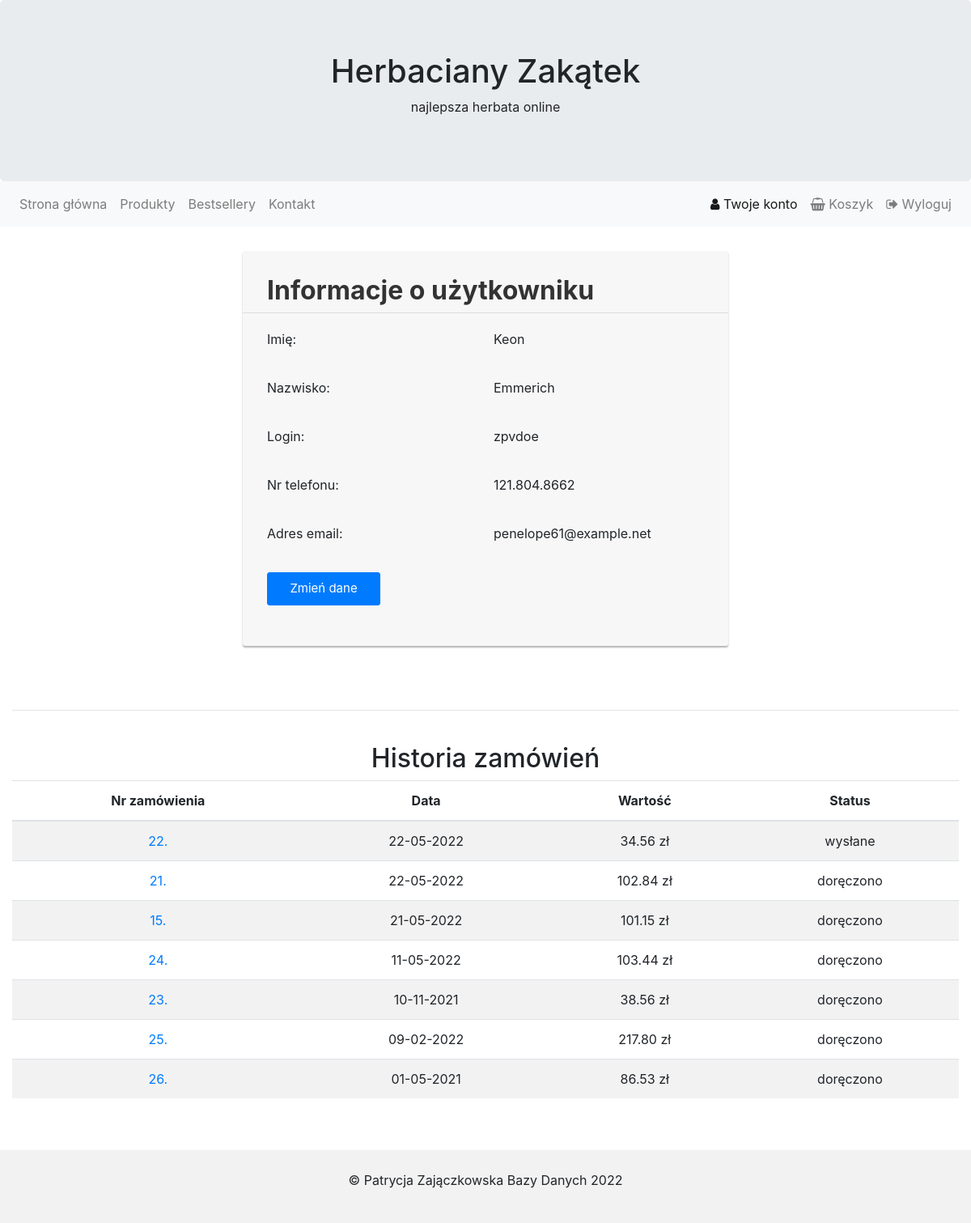
/teashop/user/user.php (signed in), run on the app's committed database.
### tables this page shows
CREATE TABLE `uzytkownicy` (
  `iduzytkownik` int(11) NOT NULL,
  `login` varchar(20) NOT NULL,
  `haslo` varchar(20) NOT NULL,
  `idrola` int(11) NOT NULL,
  `nr_telefonu` varchar(12) DEFAULT NULL,
  `email` varchar(40) NOT NULL,
  `imie` varchar(20) NOT NULL,
  `nazwisko` varchar(30) NOT NULL,
  `data_rejestracji` date DEFAULT NULL
);

CREATE TABLE `zamowienia` (
  `idzamowienie` int(11) NOT NULL,
  `data_zam` datetime NOT NULL,
  `iduzytkownik` int(11) NOT NULL,
  `idstatus` int(11) NOT NULL,
  `iddostawa` int(11) NOT NULL,
  `idplatnosc` int(11) NOT NULL,
  `wartosc_calkowita` decimal(6,2) NOT NULL,
  `adres_kod` varchar(8) NOT NULL,
  `adres_miasto` varchar(30) NOT NULL,
  `adres_ulica` varchar(30) NOT NULL,
  `adres_nr` varchar(5) NOT NULL,
  `adres_lokal` varchar(20) DEFAULT NULL
);

CREATE TABLE `statusy` (
  `idstatus` int(11) NOT NULL,
  `nazwa` varchar(20) NOT NULL
);

### teashop/user/user.php (the view, shortened to what this page needs)
<?php
$pol = new mysqli("localhost", "root", "", "teashop");
$zap = "SELECT login, email, nr_telefonu, imie, nazwisko FROM uzytkownicy WHERE iduzytkownik ='".$_SESSION["user"]."'";
$wynik = $pol->query($zap);
$wiersz = $wynik->fetch_assoc();
?>
<!DOCTYPE html>
<html lang="PL-pl">
<head>
  <link rel="stylesheet" href="https://stackpath.bootstrapcdn.com/bootstrap/4.5.0/css/bootstrap.min.css">
  <link href="https://maxcdn.bootstrapcdn.com/font-awesome/4.7.0/css/font-awesome.min.css" rel="stylesheet">
</head>
<body>
<div class="jumbotron">
  <div class="container text-center">
    <h1>Herbaciany Zakątek</h1>
    <p>najlepsza herbata online</p>
  </div>
</div>
<nav class="navbar navbar-expand-lg navbar-light bg-light">
  <div class="collapse navbar-collapse" id="navbarSupportedContent">
    <ul class="navbar-nav mr-auto">
      <li class="nav-item">
        <a class="nav-link" href="../index.html">Strona główna</a>
      </li>
      <li class="nav-item">
        <a class="nav-link" href="../products/products.php">Produkty</a>
      </li>
      <li class="nav-item">
        <a class="nav-link" href="../bestsellers/bestsellers.php">Bestsellery</a>
      </li>
      <li class="nav-item">
        <a class="nav-link" href="../contact.html">Kontakt</a>
      </li>
    </ul>
    <form class="form-inline my-2 my-lg-0">
    <ul class="navbar-nav mr-auto">
      <li class="nav-item active">
        <a class="nav-link" href="../user/login/login.php"><i class="fa fa-user"></i> Twoje konto</a>
      </li>
      <li class="nav-item">
        <a class="nav-link" href="../cart/cart.php"><i class="fa fa-shopping-basket"></i> Koszyk</a>
      </li>
      <li class="nav-item">
        <a class="nav-link" href="../user/login/logout.php"><i class="fa fa-sign-out"></i> Wyloguj</a>
      </li>
    </form>
  </div>
</nav>
<div class="user">
      <h2>Informacje o użytkowniku</h2>
      <hr>
      <div class="info">
        <div class="row">
          <div class="col"><p>Imię: </p></div>
          <div class="col"><p><?php echo $wiersz["imie"]; ?></p></div>
        </div>
      </div>
      <div class="info">
        <div class="row">
          <div class="col"><p>Nazwisko: </p></div>
          <div class="col"><p><?php echo $wiersz["nazwisko"]; ?></p></div>
        </div>
      </div>
      <div class="info">
        <div class="row">
          <div class="col"><p>Login: </p></div>
          <div class="col"><p><?php echo $wiersz["login"]; ?></p></div>
        </div>
      </div>
      <div class="info">
        <div class="row">
          <div class="col"><p>Nr telefonu: </p></div>
          <div class="col"><p><?php if($wiersz["nr_telefonu"] == null) echo"-"; else echo $wiersz["nr_telefonu"]; ?></p></div>
        </div>
      </div>
      <div class="info">
        <div class="row">
          <div class="col"><p>Adres email: </p></div>
          <div class="col"><p><?php echo $wiersz["email"]; ?></p></div>
        </div>
      </div>
      <div class="info">
        <button type="submit" class="btn btn-primary btn-lg" id="change">Zmień dane</button>
      </div>
	</div>
	<br><br>
  <div class="container-fluid text-center">
    <hr/><br/>
  <h2>Historia zamówień</h2></sbr/>
        <?php
        $pol = new mysqli("localhost", "root", "","teashop");
       $zap = " SELECT z.idzamowienie, DATE_FORMAT(z.data_zam, '%d-%m-%Y') as data_zam, z.wartosc_calkowita, s.nazwa from zamowienia z inner join statusy s on z.idstatus = s.idstatus where z.iduzytkownik = '{$_SESSION["user"]}' ORDER BY data_zam DESC, z.idzamowienie DESC";
        if($wynik = $pol->query($zap))
        if ($wynik->num_rows > 0) {
            echo "<table class='table table-striped'>
              <thead>
                <th scope='col'>Nr zamówienia</th>
                <th scope='col'>Data</th>
                <th scope='col'>Wartość</th>
                <th scope='col'>Status</th>
              </thead>
              <tbody>";
            while ($wiersz = $wynik->fetch_assoc()) {
                echo "<tr>";
                echo "<td><a href='orders/order_details.php?oid={$wiersz["idzamowienie"]}'>".$wiersz["idzamowienie"].".<a/></td>";
                echo "<td>".$wiersz["data_zam"]."</td>";
                echo "<td>".$wiersz["wartosc_calkowita"]." zł</td>";
                echo "<td>".$wiersz["nazwa"]."</td>";
                echo "</tr>";
            }
            echo "</tbody></table>";
        }
      else
        echo "<p>Brak zamówień do wyświetlenia.";
        ?>
      </div>
      <br><br>
<footer class="container-fluid text-center">
  <p>&copy Patrycja Zajączkowska Bazy Danych 2022 </p>
</footer>
</body>
</html>

### teashop/user/user.php (style rules this page uses)
.jumbotron { margin-bottom: 0; }
footer { background-color: #f2f2f2; padding: 25px; }
.form-control, .btn { border-radius: 3px; }
.user { min-width: 450px; max-width: 600px; margin: 30px auto; border-radius: 3px; margin-bottom: 15px; background: #f7f7f7; box-shadow: 0px 2px 2px rgba(0, 0, 0, 0.3); padding: 30px; }
.info .row div:first-child { padding-right: 10px; }
.info .row div:last-child { padding-left: 10px; }
.user h2 { color: #333; font-weight: bold; margin-top: 0; }
.user hr { margin: 0 -30px 20px; }
.user .info { margin-bottom: 20px; }
.user .btn { font-size: 15px; min-width: 140px; }

### data on the page
uzytkownicy: imie "Keon", nazwisko "Emmerich", login "zpvdoe", nr_telefonu "121.804.8662", email "penelope61@example.net"
zamowienia: idzamowienie "22", data_zam "22-05-2022", wartosc_calkowita "34.56", idstatus.nazwa "wysłane"
zamowienia: idzamowienie "21", data_zam "22-05-2022", wartosc_calkowita "102.84", idstatus.nazwa "doręczono"
zamowienia: idzamowienie "15", data_zam "21-05-2022", wartosc_calkowita "101.15", idstatus.nazwa "doręczono"
zamowienia: idzamowienie "24", data_zam "11-05-2022", wartosc_calkowita "103.44", idstatus.nazwa "doręczono"
zamowienia: idzamowienie "23", data_zam "10-11-2021", wartosc_calkowita "38.56", idstatus.nazwa "doręczono"
zamowienia: idzamowienie "25", data_zam "09-02-2022", wartosc_calkowita "217.80", idstatus.nazwa "doręczono"
zamowienia: idzamowienie "26", data_zam "01-05-2021", wartosc_calkowita "86.53", idstatus.nazwa "doręczono"
